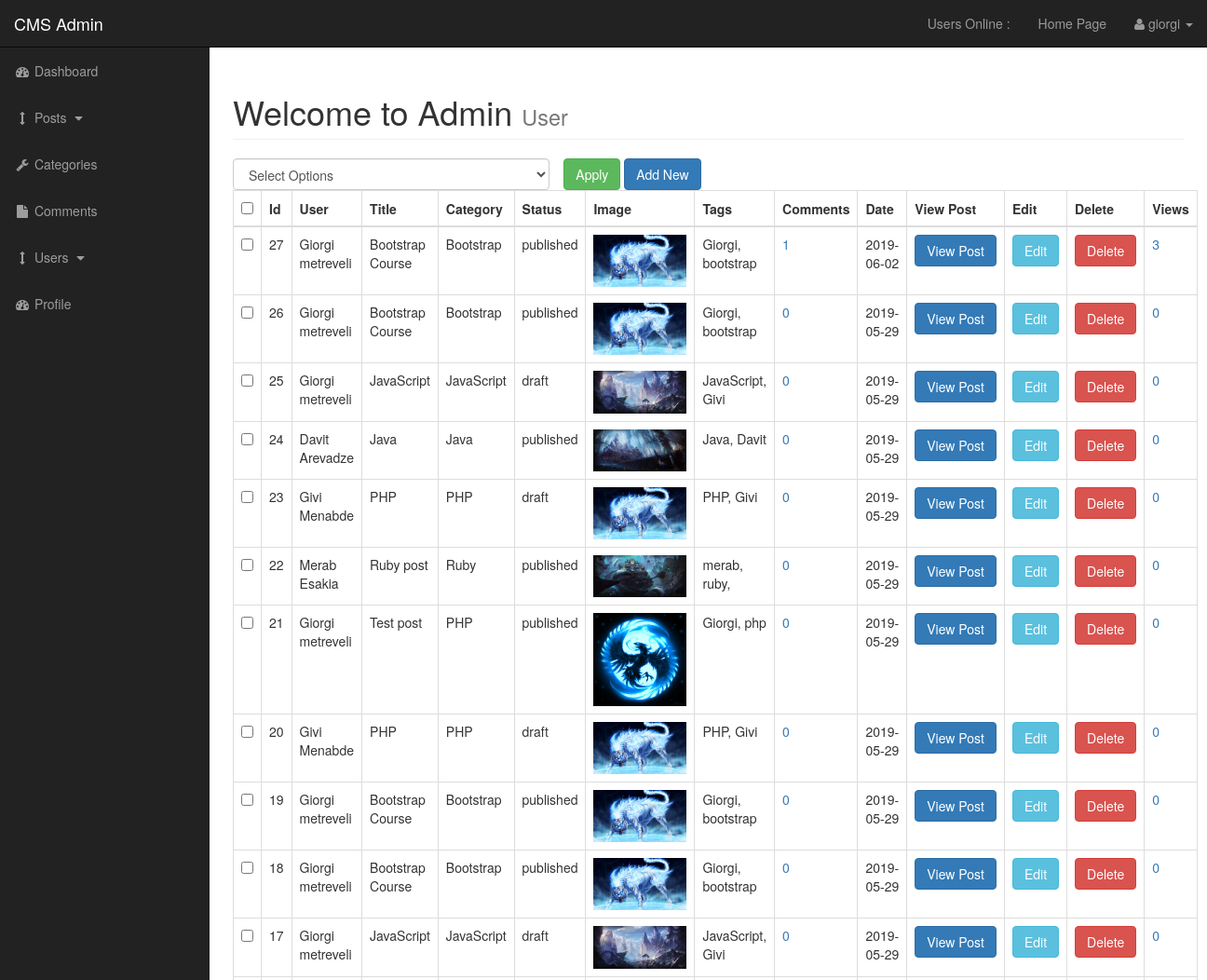
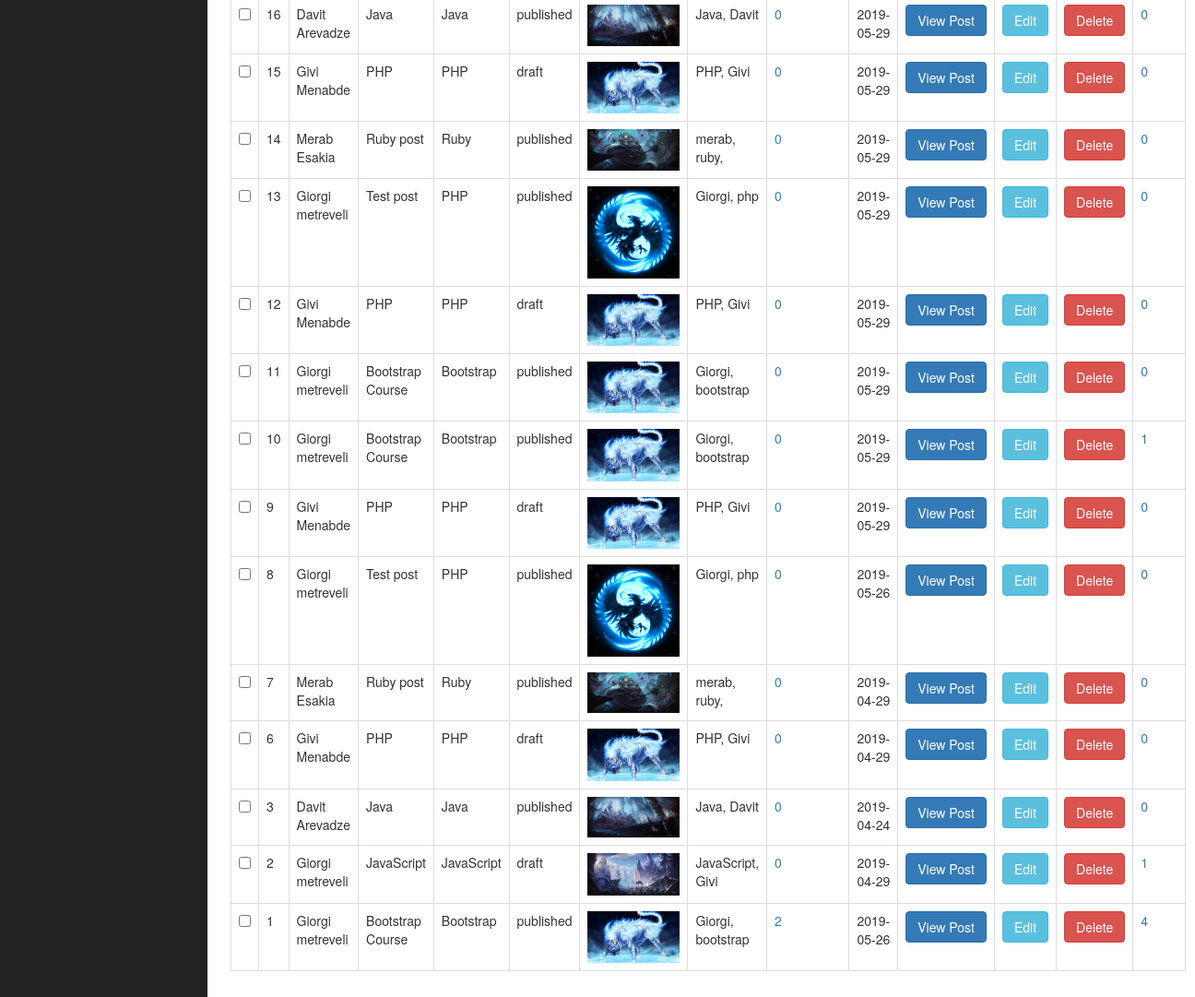
Page /admin/posts.php (signed in) on the committed database (2 pictures, top to bottom).
### tables this page shows
CREATE TABLE `posts` (
  `post_id` int(5) NOT NULL,
  `post_category_id` int(3) NOT NULL,
  `post_title` varchar(255) NOT NULL,
  `post_author` varchar(255) NOT NULL,
  `post_user` varchar(255) NOT NULL,
  `post_date` date NOT NULL,
  `post_image` text NOT NULL,
  `post_content` text NOT NULL,
  `post_tags` varchar(255) NOT NULL,
  `post_comment_count` int(11) NOT NULL,
  `post_status` varchar(255) NOT NULL DEFAULT 'draft',
  `post_views_count` int(7) NOT NULL
);

CREATE TABLE `categories` (
  `cat_id` int(4) NOT NULL,
  `cat_title` varchar(255) NOT NULL
);

### admin/functions.php (called while the page is built, shortened)
<?php
function escape($string) {
    global $connection;
    return mysqli_real_escape_string($connection, trim($string));
}

### admin/includes/view_all_posts.php (the view, shortened to what this page needs)
<form action="" method="post">
    <table class="table table-bordered table-hover">
        <div id="bulkOptionContainer" class="col-xs-4">
            <select class="form-control" name="bulk_options" id="">
                <option value="">Select Options</option>
            </select>
        </div>
        <div class="col-xs-4">
            <input type="submit" name="submit" class="btn btn-success" value="Apply">
            <a class="btn btn-primary" href="posts.php?source=add_post">Add New</a>
        </div>
        <thead>
        <tr>
            <th><input id='selectAllBoxes' type='checkbox'></th>
            <th>Id</th>
            <th>User</th>
            <th>Title</th>
            <th>Category</th>
            <th>Status</th>
            <th>Image</th>
            <th>Tags</th>
            <th>Comments</th>
            <th>Date</th>
            <th>View Post</th>
            <th>Edit</th>
            <th>Delete</th>
            <th>Views</th>
        </tr>
        </thead>
        <tbody>
        <?php
        $query = "SELECT posts.post_id, posts.post_author, posts.post_user, posts.post_title, posts.post_category_id, posts.post_status, posts.post_image, ";
        $query .= "posts.post_tags, posts.post_comment_count, posts.post_date, posts.post_views_count, categories.cat_id, categories.cat_title ";
        $query .="FROM posts ";
        $query .="LEFT JOIN categories ON posts.post_category_id =  categories.cat_id ORDER BY posts.post_id DESC ";
        $select_posts = mysqli_query($connection, $query);
        while ($row = mysqli_fetch_assoc($select_posts)) {
            $post_id = escape($row['post_id']);
            $post_author = escape($row['post_author']);
            $post_user = escape($row['post_user']);
            $post_title = escape($row['post_title']);
            $post_status = escape($row['post_status']);
            $post_image = escape($row['post_image']);
            $post_tags = escape($row['post_tags']);
            $post_date = escape($row['post_date']);
            $post_views_count = escape($row['post_views_count']);
            $category_title = escape($row['cat_title']);
            echo "<tr>";
            ?>
            <td><input class='checkBoxes' type='checkbox' name='checkBoxArray[]' value='<?php echo $post_id; ?>'></td>
            <?php
            echo "<td>{$post_id}</td>";
            if (!empty($post_author)){
                echo "<td>{$post_author}</td>";
            }elseif(!empty($post_user)){
                echo "<td>{$post_user}</td>";
            }
            echo "<td>{$post_title}</td>";
                    echo "<td>{$category_title}</td>";
            echo "<td>{$post_status}</td>";
            echo "<td><img src='../images/$post_image' alt='image' width='100'></td>";
            echo "<td>{$post_tags}</td>";
            $query = "SELECT * FROM comments WHERE comment_post_id = $post_id";
            $send_comment_query = mysqli_query($connection, $query);
            $count_comments = mysqli_num_rows($send_comment_query);
            echo "<td><a href='post_comments.php?id=$post_id'>{$count_comments}</a></td>";
            echo "<td>{$post_date}</td>";
            echo "<td><a class='btn btn-primary' href='../post.php?p_id={$post_id}'>View Post</a></td>";
            echo "<td><a class='btn btn-info' href='posts.php?source=edit_post&p_id={$post_id}'>Edit</a></td>";
            ?>
            <form action="" method="post">
                <?php
                    echo "<td><input class='btn btn-danger' type='submit' name='delete' value='Delete'></td>";
                ?>
            </form>
            <?php
            echo "<td><a href='posts.php?reset={$post_id}'>{$post_views_count}</a></td>";
            echo "</tr>";
        }
        ?>
        </tbody>
    </table>
</form>

### admin/includes/admin_header.php (shortened to what this page needs)
<?php include "../includes/db.php"; ?>
<?php include "functions.php"; ?>
<!DOCTYPE html>
<html lang="en">
<head>
    <link href="css/bootstrap.min.css" rel="stylesheet">
    <link href="css/sb-admin.css" rel="stylesheet">
    <link href="font-awesome/css/font-awesome.min.css" rel="stylesheet" type="text/css">
    <link href="css/styles.css" rel="stylesheet" type="text/css">
</head>
<body>

### admin/posts.php (shortened to what this page needs)
<?php include "includes/admin_header.php"; ?>
<div id="wrapper">
    <?php include "includes/admin_navigation.php"; ?>
    <div id="page-wrapper">
        <div class="container-fluid">
            <div class="row">
                <div class="col-lg-12">
                    <h1 class="page-header">
                        Welcome to Admin
                        <small>User</small>
                    </h1>
                    <?php
                        if (isset($_GET['source'])){
                            $source = $_GET['source'];
                        } else {
                            $source = '';
                        }
                        switch ($source){
                            default:
                                include  "includes/view_all_posts.php";
                            break;
                        }
                    ?>
                </div>
            </div>
        </div>
    </div>
    <?php include "includes/admin_footer.php"; ?>

### admin/includes/admin_navigation.php (shortened to what this page needs)
<nav class="navbar navbar-inverse navbar-fixed-top" role="navigation">
    <div class="navbar-header">
        <a class="navbar-brand" href="index.php">CMS Admin</a>
    </div>
    <ul class="nav navbar-right top-nav">
        <li>
            <a href="../index.php">Users Online : <span class="users_online"></span>  </a>
        </li>
        <li>
            <a href="../index.php">Home Page</a>
        </li>
        <li class="dropdown">
            <a href="#" class="dropdown-toggle" data-toggle="dropdown"><i class="fa fa-user"></i>
                <?php
                    if (isset($_SESSION['username'])) {
                        echo $_SESSION['username'];
                    }
                ?>
                <b class="caret"></b></a>
        </li>
    </ul>
    <div class="collapse navbar-collapse navbar-ex1-collapse">
        <ul class="nav navbar-nav side-nav">
            <li>
                <a href="index.php"><i class="fa fa-fw fa-dashboard"></i> Dashboard</a>
            </li>
            <li>
                <a href="javascript:;" data-toggle="collapse" data-target="#posts_dropdown"><i class="fa fa-fw fa-arrows-v"></i> Posts <i class="fa fa-fw fa-caret-down"></i></a>
            </li>
            <li>
                <a href="categories.php"><i class="fa fa-fw fa-wrench"></i> Categories </a>
            </li>
            <li class="">
                <a href="comments.php"><i class="fa fa-fw fa-file"></i> Comments</a>
            </li>
            <li>
                <a href="javascript:;" data-toggle="collapse" data-target="#demo"><i class="fa fa-fw fa-arrows-v"></i> Users <i class="fa fa-fw fa-caret-down"></i></a>
            </li>
            <li>
                <a href="profile.php"><i class="fa fa-fw fa-dashboard"></i> Profile</a>
            </li>
        </ul>
    </div>
</nav>

### admin/includes/admin_footer.php (shortened to what this page needs)
</div>
</body>
</html>

### admin/css/sb-admin.css (style rules this page uses)
body { margin-top: 100px; background-color: #222; }
@media (min-width:768px) { body { margin-top: 50px; } }
#wrapper { padding-left: 0; }
#page-wrapper { width: 100%; padding: 0; background-color: #fff; }
@media (min-width:768px) { #wrapper { padding-left: 225px; } }
@media (min-width:768px) { #page-wrapper { padding: 10px; } }
.top-nav { padding: 0 15px; }
.top-nav>li { display: inline-block; float: left; }
.top-nav>li>a { padding-top: 15px; padding-bottom: 15px; line-height: 20px; color: #999; }
@media (min-width:768px) { .side-nav { position: fixed; top: 51px; left: 225px; width: 225px; margin-left: -225px; border: none; border-radius: 0; overflow-y: auto; background-color: #222; } }
@media (min-width:768px) { .side-nav>li>a { width: 225px; } }
#bulkOptionContainer { padding: 0px; }

### rows in the picture
posts: post_id "27", post_author "Giorgi metreveli", post_title "Bootstrap Course", categories.cat_title "Bootstrap", post_status "published", post_image (picture), post_tags "Giorgi, bootstrap", count_comments "1", post_date "2019-06-02", post_views_count "3"
posts: post_id "26", post_author "Giorgi metreveli", post_title "Bootstrap Course", categories.cat_title "Bootstrap", post_status "published", post_image (picture), post_tags "Giorgi, bootstrap", count_comments "0", post_date "2019-05-29", post_views_count "0"
posts: post_id "25", post_author "Giorgi metreveli", post_title "JavaScript", categories.cat_title "JavaScript", post_status "draft", post_image (picture), post_tags "JavaScript, Givi", count_comments "0", post_date "2019-05-29", post_views_count "0"
posts: post_id "24", post_author "Davit Arevadze", post_title "Java", categories.cat_title "Java", post_status "published", post_image (picture), post_tags "Java, Davit", count_comments "0", post_date "2019-05-29", post_views_count "0"
posts: post_id "23", post_author "Givi Menabde", post_title "PHP", categories.cat_title "PHP", post_status "draft", post_image (picture), post_tags "PHP, Givi", count_comments "0", post_date "2019-05-29", post_views_count "0"
posts: post_id "22", post_author "Merab Esakia", post_title "Ruby post", categories.cat_title "Ruby", post_status "published", post_image (picture), post_tags "merab, ruby,", count_comments "0", post_date "2019-05-29", post_views_count "0"
posts: post_id "21", post_author "Giorgi metreveli", post_title "Test post", categories.cat_title "PHP", post_status "published", post_image (picture), post_tags "Giorgi, php", count_comments "0", post_date "2019-05-29", post_views_count "0"
posts: post_id "20", post_author "Givi Menabde", post_title "PHP", categories.cat_title "PHP", post_status "draft", post_image (picture), post_tags "PHP, Givi", count_comments "0", post_date "2019-05-29", post_views_count "0"
posts: post_id "19", post_author "Giorgi metreveli", post_title "Bootstrap Course", categories.cat_title "Bootstrap", post_status "published", post_image (picture), post_tags "Giorgi, bootstrap", count_comments "0", post_date "2019-05-29", post_views_count "0"
posts: post_id "18", post_author "Giorgi metreveli", post_title "Bootstrap Course", categories.cat_title "Bootstrap", post_status "published", post_image (picture), post_tags "Giorgi, bootstrap", count_comments "0", post_date "2019-05-29", post_views_count "0"
posts: post_id "17", post_author "Giorgi metreveli", post_title "JavaScript", categories.cat_title "JavaScript", post_status "draft", post_image (picture), post_tags "JavaScript, Givi", count_comments "0", post_date "2019-05-29", post_views_count "0"
posts: post_id "16", post_author "Davit Arevadze", post_title "Java", categories.cat_title "Java", post_status "published", post_image (picture), post_tags "Java, Davit", count_comments "0", post_date "2019-05-29", post_views_count "0"
posts: post_id "15", post_author "Givi Menabde", post_title "PHP", categories.cat_title "PHP", post_status "draft", post_image (picture), post_tags "PHP, Givi", count_comments "0", post_date "2019-05-29", post_views_count "0"
posts: post_id "14", post_author "Merab Esakia", post_title "Ruby post", categories.cat_title "Ruby", post_status "published", post_image (picture), post_tags "merab, ruby,", count_comments "0", post_date "2019-05-29", post_views_count "0"
posts: post_id "13", post_author "Giorgi metreveli", post_title "Test post", categories.cat_title "PHP", post_status "published", post_image (picture), post_tags "Giorgi, php", count_comments "0", post_date "2019-05-29", post_views_count "0"
posts: post_id "12", post_author "Givi Menabde", post_title "PHP", categories.cat_title "PHP", post_status "draft", post_image (picture), post_tags "PHP, Givi", count_comments "0", post_date "2019-05-29", post_views_count "0"
posts: post_id "11", post_author "Giorgi metreveli", post_title "Bootstrap Course", categories.cat_title "Bootstrap", post_status "published", post_image (picture), post_tags "Giorgi, bootstrap", count_comments "0", post_date "2019-05-29", post_views_count "0"
posts: post_id "10", post_author "Giorgi metreveli", post_title "Bootstrap Course", categories.cat_title "Bootstrap", post_status "published", post_image (picture), post_tags "Giorgi, bootstrap", count_comments "0", post_date "2019-05-29", post_views_count "1"
posts: post_id "9", post_author "Givi Menabde", post_title "PHP", categories.cat_title "PHP", post_status "draft", post_image (picture), post_tags "PHP, Givi", count_comments "0", post_date "2019-05-29", post_views_count "0"
posts: post_id "8", post_author "Giorgi metreveli", post_title "Test post", categories.cat_title "PHP", post_status "published", post_image (picture), post_tags "Giorgi, php", count_comments "0", post_date "2019-05-26", post_views_count "0"
posts: post_id "7", post_author "Merab Esakia", post_title "Ruby post", categories.cat_title "Ruby", post_status "published", post_image (picture), post_tags "merab, ruby,", count_comments "0", post_date "2019-04-29", post_views_count "0"
posts: post_id "6", post_author "Givi Menabde", post_title "PHP", categories.cat_title "PHP", post_status "draft", post_image (picture), post_tags "PHP, Givi", count_comments "0", post_date "2019-04-29", post_views_count "0"
posts: post_id "3", post_author "Davit Arevadze", post_title "Java", categories.cat_title "Java", post_status "published", post_image (picture), post_tags "Java, Davit", count_comments "0", post_date "2019-04-24", post_views_count "0"
posts: post_id "2", post_author "Giorgi metreveli", post_title "JavaScript", categories.cat_title "JavaScript", post_status "draft", post_image (picture), post_tags "JavaScript, Givi", count_comments "0", post_date "2019-04-29", post_views_count "1"
posts: post_id "1", post_author "Giorgi metreveli", post_title "Bootstrap Course", categories.cat_title "Bootstrap", post_status "published", post_image (picture), post_tags "Giorgi, bootstrap", count_comments "2", post_date "2019-05-26", post_views_count "4"

### other values in the picture
$_SESSION['username'] "giorgi"
